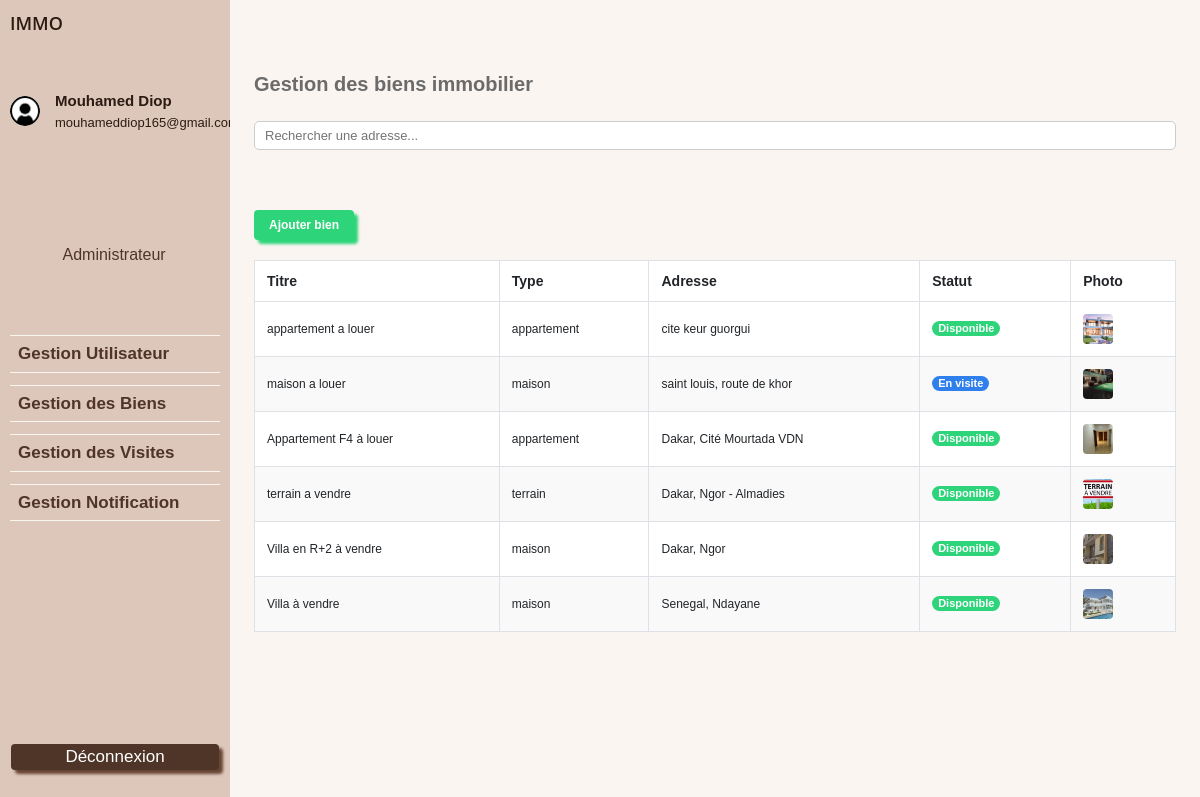
The page /pages/dashboard/gestion_biens.php (signed in) on the database as committed earlier.
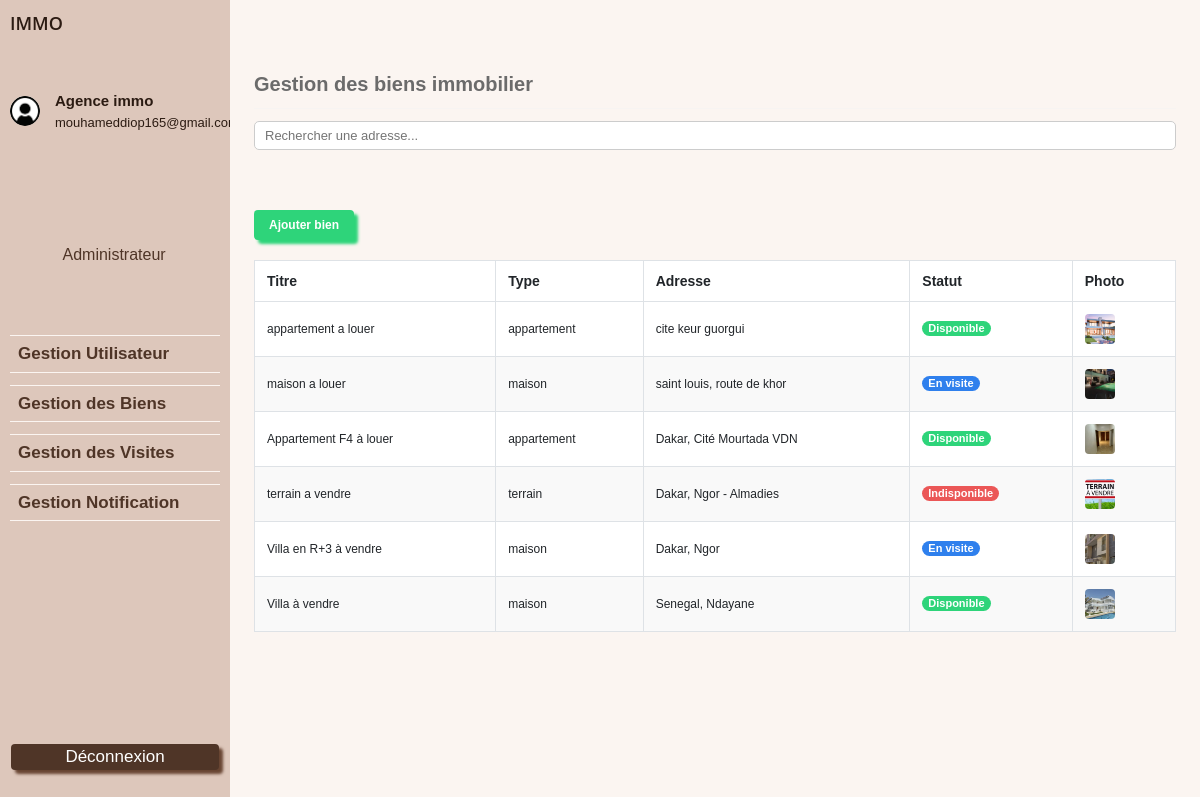
The same page on the database as committed later.
### tables this page shows
CREATE TABLE `utilisateur` (
  `idutilisateur` int(11) NOT NULL,
  `nom` varchar(100) NOT NULL,
  `telephone` int(11) NOT NULL,
  `email` varchar(100) NOT NULL,
  `photo` varchar(255) DEFAULT NULL,
  `mot_de_passe` varchar(255) NOT NULL,
  `role` varchar(6) NOT NULL DEFAULT 'client',
  `actif` tinyint(1) NOT NULL DEFAULT 1,
  `date_inscription` datetime NOT NULL DEFAULT current_timestamp()
);

CREATE TABLE `bien` (
  `idbien` int(11) NOT NULL,
  `titre` varchar(100) NOT NULL,
  `description` text NOT NULL,
  `photo` varchar(255) NOT NULL,
  `type` varchar(100) NOT NULL,
  `surface` double NOT NULL,
  `prix` double NOT NULL,
  `localisation` varchar(255) NOT NULL,
  `status` varchar(100) NOT NULL,
  `date_creation` datetime NOT NULL DEFAULT current_timestamp()
);

### CRUD/crud_utilisateur.php (called while the page is built, shortened)
<?php
require_once 'con_db.php';
function recupererUtilisateurParId($id)
{
    $sql = "SELECT * FROM utilisateur WHERE idutilisateur = ?";
    global $con;
    $stmt = $con->prepare($sql);
    $stmt->bind_param("i", $id);
    $stmt->execute();
    $result = $stmt->get_result();
    if ($result->num_rows > 0) {
        return $result->fetch_assoc();
    } else {
        return null;
    }
}

### CRUD/biendModel.php (called while the page is built, shortened)
<?php
require_once("con_db.php");
function getAllBiens()
{
    global $con;
    $sql = "SELECT * FROM bien";
    $result = $con->query($sql);
    if ($result) {
        return $result->fetch_all(MYSQLI_ASSOC);
    } else {
        return [];
    }
}
?>

### pages/dashboard/gestion_biens.php (the view, shortened to what this page needs)
<?php
require_once("menu.php");
include_once("../../CRUD/biendModel.php");
$biens = getAllBiens();
?>
<main class="contenu-dashboard">
  <h1 class="titre-dashboard">Gestion des biens immobilier</h1>
  <hr class="separateur" />
  <div class="zone-recherche">
    <input type="text" class="barre-recherche" placeholder="Rechercher une adresse..." id="searchInput" />
    <button class="btn-ajouter" data-bs-toggle="modal" data-bs-target="#ajouterBienModal">Ajouter bien</button>
  </div>
  <div class="table-responsive">
    <table class="table table-hover table-borderless tableau-biens">
      <thead>
        <tr>
          <th>Titre</th>
          <th>Type</th>
          <th>Adresse</th>
          <th>Statut</th>
          <th>Photo</th>
        </tr>
      </thead>
      <tbody>
        <?php foreach ($biens as $bien): ?>
          <tr class="table-row" data-bs-toggle="modal" data-bs-target="#modalDetailBien<?= $bien['idbien'] ?>">
            <td><?php echo htmlspecialchars($bien['titre']); ?></td>
            <td><?php echo htmlspecialchars($bien['type']); ?></td>
            <td><?php echo htmlspecialchars($bien['localisation']); ?></td>
            <td><span class="badge badge-<?= $bien['status']=='en visite' ? "visite" : ucfirst($bien['status']) ?>"><?php echo ucfirst($bien['status']); ?></span></td>
            <td><img src="http://localhost/project_immo/CRUD/<?= $bien['photo'] ?>" class="img-bien" alt="bien"></td>
          </tr>
        <?php endforeach; ?>
      </tbody>
    </table>
  </div>
</main>
<?php require_once("pied.php"); ?>

### pages/dashboard/menu.php (shortened to what this page needs)
<?php
require_once '../../CRUD/con_db.php';
require_once '../../CRUD/crud_utilisateur.php';
$id = $_SESSION['utilisateur']['idutilisateur'];
$info = recupererUtilisateurParId($id);
?>
<!DOCTYPE html>
<html lang="fr">
<head>
  <link rel="stylesheet" href="https://cdn.jsdelivr.net/npm/bootstrap@5.3.0/dist/css/bootstrap.min.css">
  <link rel="stylesheet" href="../../css/dashboard/menu.css">
  <link rel="stylesheet" href="../../css/dashboard/gestions_bien.css">
  <link rel="stylesheet" href="../../css/dashboard/dashboard-notification.css" />
  <link rel="stylesheet" href="../../css/dashboard/dashboard-notification.css" />
  <link rel="stylesheet" href="../../css/dashboard/envoyer-notification.css">
  <link rel="stylesheet" href="../../css/dashboard/detail-message.css">
  <link rel="stylesheet" href="../../css/dashboard/planifier-visite.css">
</head>
<body>
  <div class="dashboard-container">
    <aside class="menu-gauche">
      <div class="menu-logo">IMMO</div>
      <div class="menu-profil">
        <img src="http://localhost/project_immo/asset/img/profil.jpg" alt="Photo utilisateur" class="profil-photo">
        <div class="profil-info">
          <div class="profil-nom"><?= $info['nom'] ?></div>
          <div class="profil-email"><?= $info['email'] ?></div>
        </div>
      </div>
      <br>
      <div class="profil-role">Administrateur</div>
      <nav class="menu-links">
        <div class="menu-item"><a href="../dashboard/gestion-utilisateur.php">Gestion Utilisateur</a></div>
        <div class="menu-item"><a href="../dashboard/gestion_biens.php">Gestion des Biens</a></div>
        <div class="menu-item"><a href="../dashboard/gestion_visites.php">Gestion des Visites</a></div>
        <div class="menu-item"><a href="../dashboard/dashboard-notification.php">Gestion Notification</a></div>
      </nav>
      <a href="../../CRUD/deconnexion.php" style="text-decoration: none; color: white">
        <div class="btn-deconnexion">Déconnexion</div>
      </a>
    </aside>

Rows that differ between the two databases and show on the page:
changed utilisateur "mouhameddiop165@gmail.com": nom "Mouhamed Diop" → "Agence immo"
changed bien "terrain a vendre": status "Disponible" → "Indisponible"
changed bien "Dakar, Ngor": titre "Villa en R+2 à vendre" → "Villa en R+3 à vendre"; status "Disponible" → "En visite"
